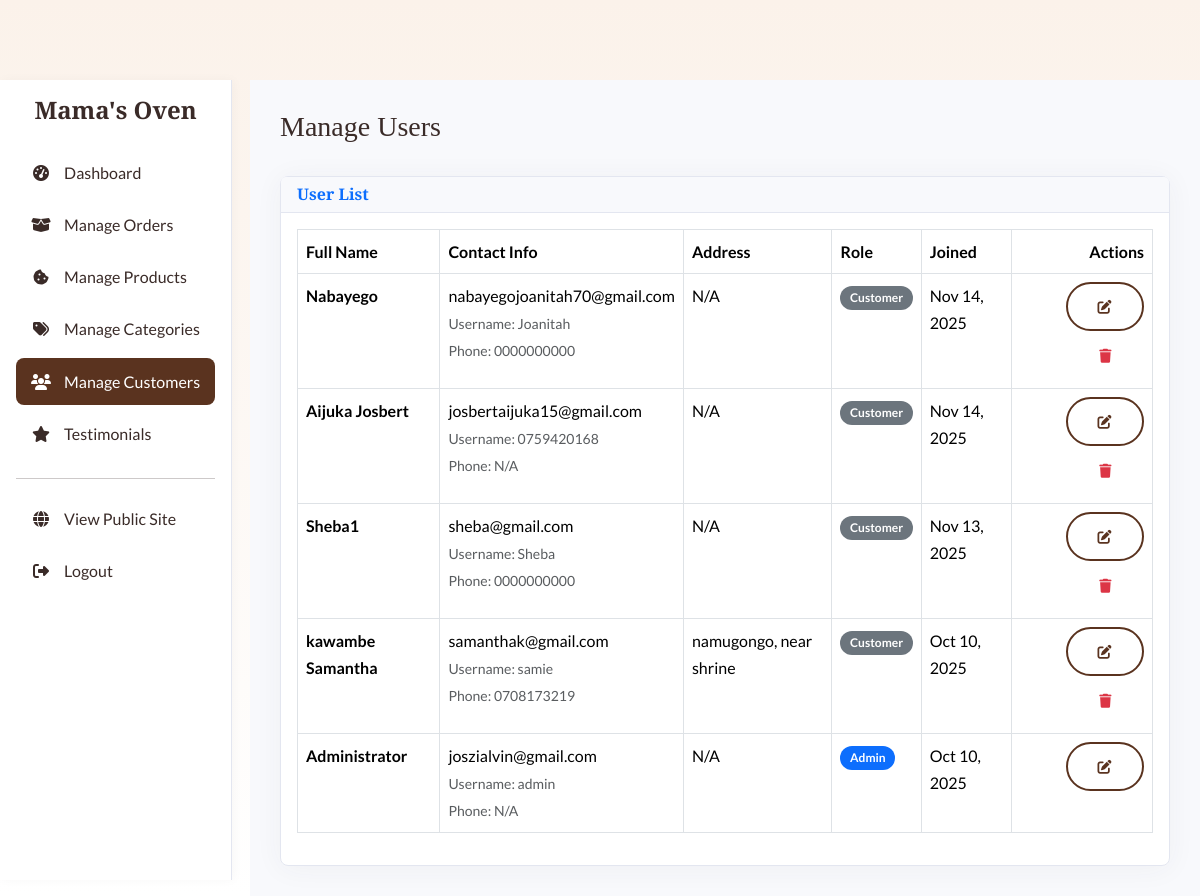
/admin/customers.php (signed in), run on an earlier commit of the app's database.
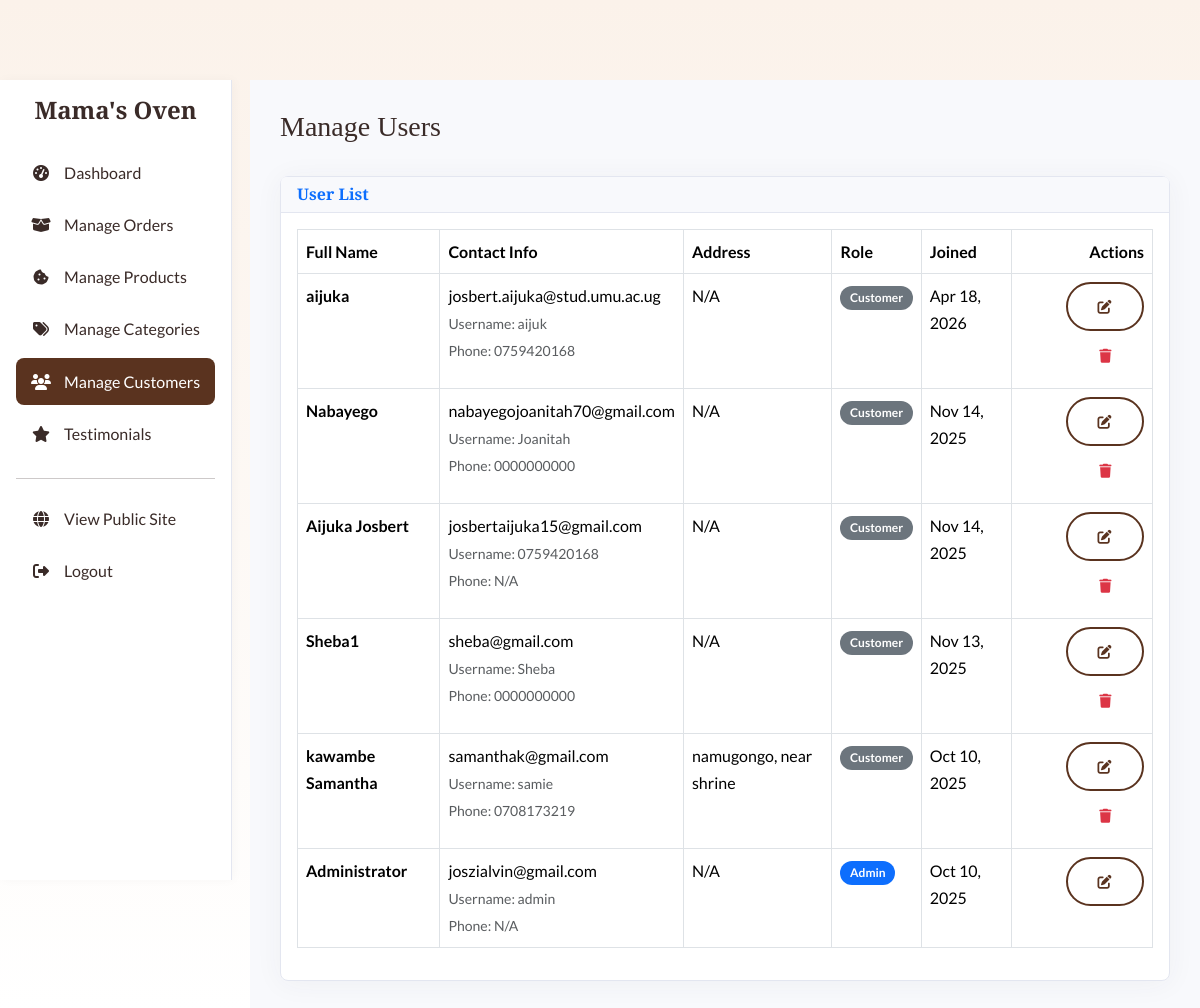
And on a later commit of the database.
### tables this page shows
CREATE TABLE `users` (
  `id` int(11) NOT NULL AUTO_INCREMENT,
  `username` varchar(50) NOT NULL,
  `email` varchar(100) NOT NULL,
  `password` varchar(255) NOT NULL,
  `full_name` varchar(100) NOT NULL,
  `phone` varchar(30) NOT NULL DEFAULT '',
  `address` varchar(255) DEFAULT NULL,
  `role` enum('admin','customer') NOT NULL DEFAULT 'customer',
  `created_at` timestamp NULL DEFAULT current_timestamp(),
  `verification_code` varchar(10) DEFAULT NULL,
  `is_verified` tinyint(1) DEFAULT 0,
  PRIMARY KEY (`id`),
  UNIQUE KEY `username` (`username`),
  UNIQUE KEY `email` (`email`)
);

### admin/customers.php (the view, shortened to what this page needs)
<?php
require_once __DIR__ . '/includes/header.php';
$errors = [];
try {
    $stmt = $pdo->query("SELECT id, username, email, full_name, phone, address, role, created_at FROM users ORDER BY created_at DESC");
    $users = $stmt->fetchAll();
} catch (PDOException $e) {
    $errors[] = "Could not fetch users: " . $e->getMessage();
    $users = [];
}
?>
<div class="d-flex justify-content-between align-items-center mb-4">
    <h1 class="h3">Manage Users</h1>
</div>
<div class="card shadow">
    <div class="card-header">
        <h6 class="m-0 font-weight-bold text-primary">User List</h6>
    </div>
    <div class="card-body">
        <div class="table-responsive">
            <table class="table table-bordered table-hover" id="customersTable" width="100%" cellspacing="0">
                <thead>
                    <tr>
                        <th>Full Name</th>
                        <th>Contact Info</th>
                        <th>Address</th>
                        <th>Role</th>
                        <th>Joined</th>
                        <th class="text-end">Actions</th>
                    </tr>
                </thead>
                <tbody>
                    <?php if (empty($users)): ?>
                        <tr>
                            <td colspan="6" class="text-center">No users found.</td>
                        </tr>
                    <?php else: ?>
                        <?php foreach ($users as $user): ?>
                        <tr>
                            <td><strong><?php echo htmlspecialchars($user['full_name']); ?></strong></td>
                            <td>
                                <?php echo htmlspecialchars($user['email']); ?><br>
                                <small class="text-muted">Username: <?php echo htmlspecialchars($user['username']); ?></small><br>
                                <small class="text-muted">Phone: <?php echo htmlspecialchars($user['phone'] ?: 'N/A'); ?></small>
                            </td>
                            <td><?php echo htmlspecialchars($user['address'] ?: 'N/A'); ?></td>
                            <td>
                                <?php if ($user['role'] === 'admin'): ?>
                                    <span class="badge bg-primary">Admin</span>
                                <?php else: ?>
                                    <span class="badge bg-secondary">Customer</span>
                                <?php endif; ?>
                            </td>
                            <td><?php echo date('M d, Y', strtotime($user['created_at'])); ?></td>
                            <td class="text-end">
                                <a href="edit_customer.php?id=<?php echo $user['id']; ?>" class="btn btn-sm btn-outline-primary" title="Edit">
                                    <i class="fas fa-edit"></i>
                                </a>
                                <?php if ($user['id'] != $_SESSION['user_id']): ?>
                                <a href="javascript:void(0);" onclick="confirmDelete('customers.php?action=delete&id=<?php echo $user['id']; ?>')" class="btn btn-sm btn-outline-danger" title="Delete">
                                    <i class="fas fa-trash"></i>
                                </a>
                                <?php endif; ?>
                            </td>
                        </tr>
                        <?php endforeach; ?>
                    <?php endif; ?>
                </tbody>
            </table>
        </div>
    </div>
</div>
<?php require_once __DIR__ . '/includes/footer.php'; ?>

### admin/includes/header.php (shortened to what this page needs)
<?php
function is_active($page_name) {
    return basename($_SERVER['PHP_SELF']) == $page_name ? 'active' : '';
}
?>
<!DOCTYPE html>
<html lang="en">
<head>
    <link href="https://cdn.jsdelivr.net/npm/bootstrap@5.3.2/dist/css/bootstrap.min.css" rel="stylesheet">
    <link rel="stylesheet" href="https://cdnjs.cloudflare.com/ajax/libs/font-awesome/6.4.2/css/all.min.css">
    <link rel="stylesheet" href="<?php echo BASE_URL . '/assets/css/style.css'; ?>">
</head>
<body class="admin-body">
<div class="d-flex">
    <div class="admin-sidebar vh-100 p-3">
        <h4 class="text-center mb-4 fw-bold"><?php echo SITE_NAME; ?></h4>
        <ul class="nav flex-column">
            <li class="nav-item">
                <a class="nav-link <?php echo is_active('dashboard.php'); ?>" href="dashboard.php">
                    <i class="fas fa-tachometer-alt fa-fw"></i> Dashboard
                </a>
            </li>
            <li class="nav-item">
                <a class="nav-link <?php echo is_active('orders.php'); ?>" href="orders.php">
                    <i class="fas fa-box-open fa-fw"></i> Manage Orders
                </a>
            </li>
            <li class="nav-item">
                <a class="nav-link <?php echo is_active('products.php') || is_active('add_product.php') || is_active('edit_product.php'); ?>" href="products.php">
                    <i class="fas fa-cookie-bite fa-fw"></i> Manage Products
                </a>
            </li>
            <li class="nav-item">
                <a class="nav-link <?php echo is_active('categories.php'); ?>" href="categories.php">
                    <i class="fas fa-tags fa-fw"></i> Manage Categories
                </a>
            </li>
            <li class="nav-item">
                <a class="nav-link <?php echo is_active('customers.php'); ?>" href="customers.php">
                    <i class="fas fa-users fa-fw"></i> Manage Customers
                </a>
            </li>
            <li class="nav-item">
                <a class="nav-link <?php echo is_active('testimonials.php'); ?>" href="testimonials.php">
                    <i class="fas fa-star fa-fw"></i> Testimonials
                </a>
            </li>
            <li class="nav-item mt-auto">
                <hr>
                <a class="nav-link" href="../index.php" target="_blank">
                    <i class="fas fa-globe fa-fw"></i> View Public Site
                </a>
                <a class="nav-link" href="<?php echo BASE_URL . '/auth/logout.php'; ?>">
                    <i class="fas fa-sign-out-alt fa-fw"></i> Logout
                </a>
            </li>
        </ul>
    </div>
    <main class="admin-main-content flex-grow-1">

### admin/includes/footer.php (shortened to what this page needs)
    </main>
</div>
</body>
</html>

### assets/css/style.css (style rules this page uses)
:root { --font-heading: 'Playfair Display', serif; --font-body: 'Lato', sans-serif; --color-primary: #5A331F; --color-secondary: #F5D1B1; --color-background: #FBF2EA; --color-text: #3A2B28; --color-text-light: #867670; --color-accent: #F39C6A; --color-white: #FFFFFF; --color-border: #EAD6C4; --color-success: #5D9C59; --color-danger: #DF2E38; }
body { font-family: var(--font-body); color: var(--color-text); background-color: var(--color-background); padding-top: 80px; line-height: 1.7; }
h1, h2, h3, h4, h5, h6 { font-family: var(--font-heading); font-weight: 700; color: var(--color-text); }
a { color: var(--color-primary); text-decoration: none; transition: color 0.3s ease; }
.btn { font-weight: 700; padding: 12px 30px; border-radius: 50px; border: 2px solid transparent; transition: all 0.3s ease; letter-spacing: 0.5px; }
.btn-outline-primary { border-color: var(--color-primary); color: var(--color-primary); }
.card.shadow { border: none; border-radius: 15px; box-shadow: 0 10px 40px rgba(0,0,0,0.08) !important; }
.admin-sidebar { background-color: var(--color-white); padding: 20px; height: 100vh; position: fixed; box-shadow: 5px 0 15px rgba(0,0,0,0.05); }
.admin-sidebar .nav-link { color: var(--color-text); padding: 10px 15px; border-radius: 8px; margin-bottom: 5px; }
.admin-sidebar .nav-link:hover, .admin-sidebar .nav-link.active { background-color: var(--color-primary); color: var(--color-white); }
.admin-sidebar .nav-link .fa-fw { margin-right: 10px; }
.admin-main-content { margin-left: 250px; padding: 30px; background-color: #F9FAFB; min-height: 100vh; }
.btn-outline-primary { border-color: #5A331F; color: #5A331F; background-color: #FFF; }
.stock-badge, .badge, .status-badge { border-radius: 12px; padding: 0.5em 0.8em; font-weight: bold; }
body { background: linear-gradient(to bottom, #FBF2EA 0%, #FFFFFF 100%); min-height: 100vh; }
.admin-sidebar { background-color: #ffffff; border-right: 1px solid #e3e6f0; box-shadow: 2px 0 10px rgba(0,0,0,0.03); }
.admin-main-content { background-color: #f8f9fc !important; }
.admin-main-content .card { border: 1px solid #e3e6f0; border-radius: 0.5rem; box-shadow: 0 0.15rem 1.75rem 0 rgba(58, 59, 69, 0.05) !important; }
.admin-main-content .card-header { background-color: #f8f9fc; border-bottom: 1px solid #e3e6f0; }

What changed in the data, as far as the page shows it:
added users: full_name "aijuka", email "josbert.aijuka@stud.umu.ac.ug", username "aijuk", phone "0759420168", address "N/A", role "Customer", created_at "Apr 18, 2026"
